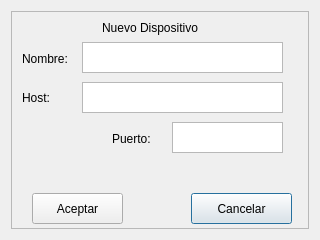
<?xml version="1.0" encoding="UTF-8"?>
<ui version="4.0">
 <class>conectar</class>
 <widget class="QDialog" name="conectar">
  <property name="geometry">
   <rect>
    <x>0</x>
    <y>0</y>
    <width>320</width>
    <height>240</height>
   </rect>
  </property>
  <property name="windowTitle">
   <string>Dialog</string>
  </property>
  <layout class="QVBoxLayout" name="verticalLayout">
   <item>
    <widget class="QScrollArea" name="scrollArea">
     <property name="sizePolicy">
      <sizepolicy hsizetype="Expanding" vsizetype="Expanding">
       <horstretch>0</horstretch>
       <verstretch>0</verstretch>
      </sizepolicy>
     </property>
     <property name="widgetResizable">
      <bool>true</bool>
     </property>
     <widget class="QWidget" name="scrollAreaWidgetContents">
      <property name="geometry">
       <rect>
        <x>0</x>
        <y>0</y>
        <width>300</width>
        <height>220</height>
       </rect>
      </property>
      <widget class="QPushButton" name="cancelarbutton">
       <property name="geometry">
        <rect>
         <x>179</x>
         <y>181</y>
         <width>101</width>
         <height>31</height>
        </rect>
       </property>
       <property name="text">
        <string>Cancelar</string>
       </property>
      </widget>
      <widget class="QPushButton" name="aceptarbutton">
       <property name="geometry">
        <rect>
         <x>20</x>
         <y>181</y>
         <width>91</width>
         <height>31</height>
        </rect>
       </property>
       <property name="text">
        <string>Aceptar</string>
       </property>
      </widget>
      <widget class="QLabel" name="label">
       <property name="geometry">
        <rect>
         <x>10</x>
         <y>40</y>
         <width>57</width>
         <height>14</height>
        </rect>
       </property>
       <property name="text">
        <string>Nombre:</string>
       </property>
      </widget>
      <widget class="QLabel" name="label_2">
       <property name="geometry">
        <rect>
         <x>10</x>
         <y>70</y>
         <width>51</width>
         <height>31</height>
        </rect>
       </property>
       <property name="text">
        <string>Host:</string>
       </property>
      </widget>
      <widget class="QLabel" name="label_3">
       <property name="geometry">
        <rect>
         <x>100</x>
         <y>120</y>
         <width>57</width>
         <height>14</height>
        </rect>
       </property>
       <property name="text">
        <string>Puerto:</string>
       </property>
      </widget>
      <widget class="QPlainTextEdit" name="nombretexto">
       <property name="geometry">
        <rect>
         <x>70</x>
         <y>30</y>
         <width>201</width>
         <height>31</height>
        </rect>
       </property>
      </widget>
      <widget class="QPlainTextEdit" name="hosttexto">
       <property name="geometry">
        <rect>
         <x>70</x>
         <y>70</y>
         <width>201</width>
         <height>31</height>
        </rect>
       </property>
      </widget>
      <widget class="QPlainTextEdit" name="puertotexto">
       <property name="geometry">
        <rect>
         <x>160</x>
         <y>110</y>
         <width>111</width>
         <height>31</height>
        </rect>
       </property>
      </widget>
      <widget class="QLabel" name="label_4">
       <property name="geometry">
        <rect>
         <x>90</x>
         <y>0</y>
         <width>111</width>
         <height>31</height>
        </rect>
       </property>
       <property name="text">
        <string>Nuevo Dispositivo</string>
       </property>
      </widget>
     </widget>
    </widget>
   </item>
  </layout>
 </widget>
 <resources/>
 <connections/>
</ui>
